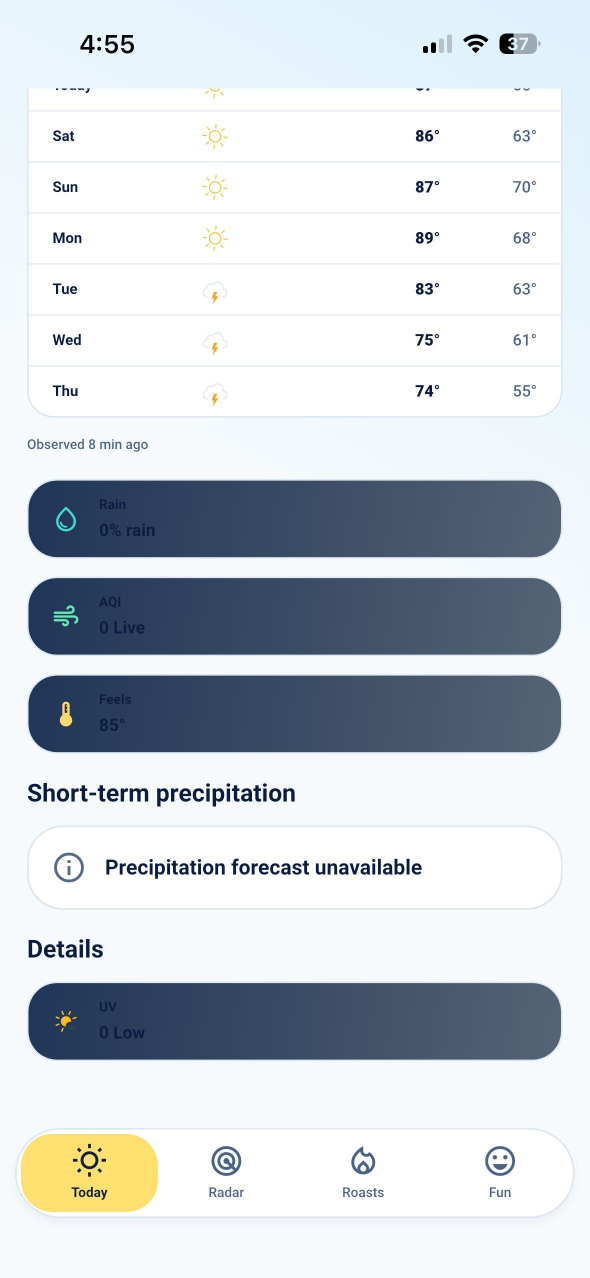
#> input picture docs/ui_implementation/refinement/references/metrics-before.jpg, 1179 x 2556 px, given in place of live_light_today.jpg, which was not available (shown at 1/2 size)
$ python compose_refinement_review.py
#> lines starting #> are read from the running program, lines starting #| are printed output that depends on the picture; pictures that were not available may be replaced by others from this repository, and a replacement may not be noted
"""Compose existing QA screenshots without altering application artwork."""
from pathlib import Path
from PIL import Image, ImageOps, ImageDraw, ImageFont

ROOT = Path(__file__).resolve().parents[1]
QA = ROOT / 'docs/ui_implementation/refinement'
SHOTS = QA / 'screenshots'
FONT = ROOT / 'assets/fonts/daymaker/Roboto-Regular.ttf'
font = ImageFont.truetype(str(FONT), 19)
small = ImageFont.truetype(str(FONT), 15)


def overview():
    tile_width, tile_height = 278, 638
    page = Image.new('RGB', (tile_width * 4 + 40, tile_height * 2 + 86), '#e7edf4')
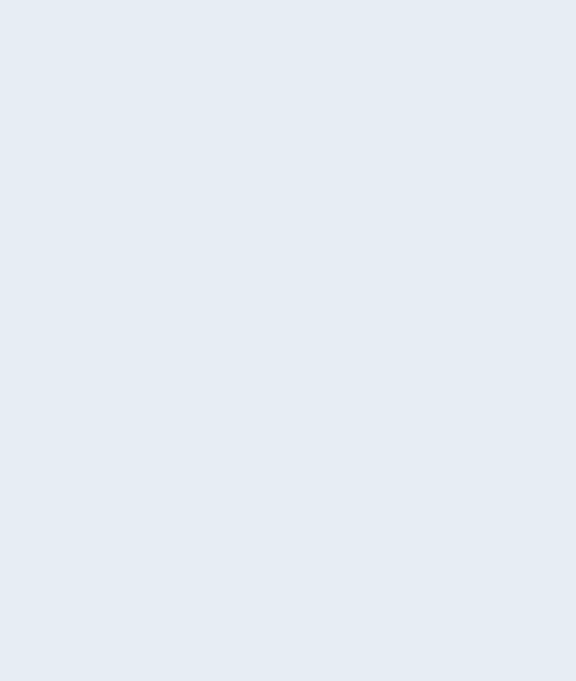
#> page: PIL image 1152x1362 RGB (shown at 1/2 size); mean R, G, B 231, 237, 244
    draw = ImageDraw.Draw(page)
    draw.text((20, 15), 'DayMaker refinement · Actual app with live weather · October 9, 2026', fill='#10213c', font=font)
    for row, mode in enumerate(('light', 'dark')):
        for col, screen in enumerate(('today', 'details', 'radar', 'roasts')):
            path = SHOTS / f'live_{mode}_{screen}.jpg'
            image = Image.open(path).convert('RGB')
#> image is the input picture: PIL image 1179x2556 RGB; mean R, G, B 204, 210.4, 216.5
            fitted = ImageOps.contain(image, (tile_width - 14, tile_height - 40), Image.Resampling.LANCZOS)
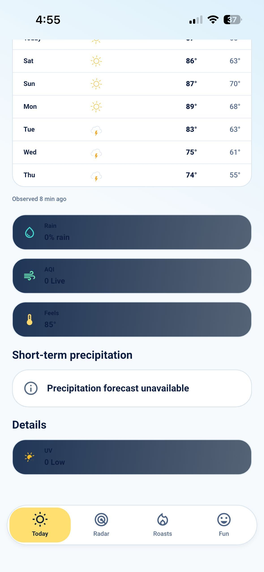
#> fitted: PIL image 264x572 RGB; mean R, G, B 203.9, 210.2, 216.4
            x, y = 20 + col * tile_width, 55 + row * tile_height
            draw.text((x, y), f'{screen.title()} · {mode.title()}', fill='#10213c', font=small)
            page.paste(fitted, (x, y + 26))
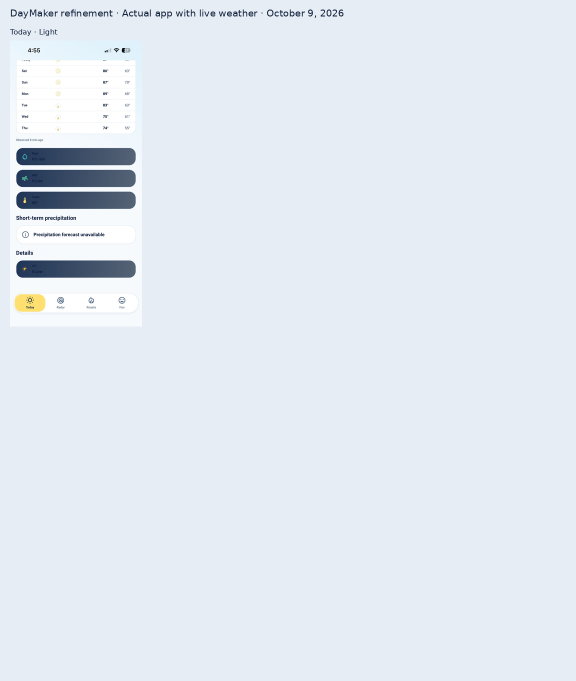
#> page: PIL image 1152x1362 RGB (shown at 1/2 size); mean R, G, B 228, 234, 241
    page.save(QA / 'live-overview.jpg', quality=94)


def comparisons():
    for before_name, after_name, title in (
        ('details-before.jpg', 'live_light_details.jpg', 'Details: supplied iPhone bug report / refined live app'),
        ('radar-before.jpg', 'live_light_radar.jpg', 'Radar: supplied iPhone bug report / refined live app'),
        ('seven-day-before.jpg', 'live_light_seven_day_bottom.jpg', 'Seven-day sheet: supplied bug report / scrolled live sheet'),
    ):
        page = Image.new('RGB', (850, 980), '#edf2f7')
        draw = ImageDraw.Draw(page)
        draw.text((20, 15), title, fill='#10213c', font=font)
        for x, label, path in ((20, 'Before · supplied iPhone screenshot', QA / 'references' / before_name),
                               (440, 'After · actual browser app, same city', SHOTS / after_name)):
            draw.text((x, 48), label, fill='#425674', font=small)
            image = Image.open(path).convert('RGB')
            fitted = ImageOps.contain(image, (390, 890), Image.Resampling.LANCZOS)
            page.paste(fitted, (x, 77))
        page.save(QA / f'comparison-{before_name.removesuffix("-before.jpg")}.jpg', quality=94)


if __name__ == '__main__':
#> (the run stopped early here; a loop or call above may not have finished)
